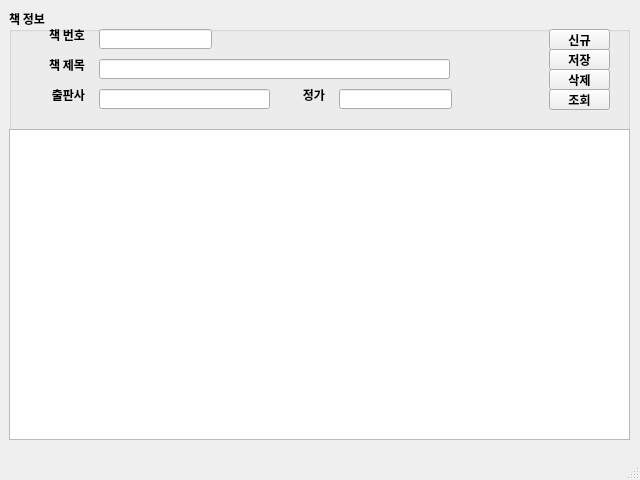
<?xml version="1.0" encoding="UTF-8"?>
<ui version="4.0">
 <class>MainWindow</class>
 <widget class="QMainWindow" name="MainWindow">
  <property name="geometry">
   <rect>
    <x>0</x>
    <y>0</y>
    <width>640</width>
    <height>480</height>
   </rect>
  </property>
  <property name="font">
   <font>
    <family>나눔고딕</family>
    <weight>75</weight>
    <bold>true</bold>
   </font>
  </property>
  <property name="windowTitle">
   <string>마당 도서관리 V1.0</string>
  </property>
  <property name="inputMethodHints">
   <set>Qt::ImhFormattedNumbersOnly</set>
  </property>
  <widget class="QWidget" name="centralwidget">
   <widget class="QGroupBox" name="groupBox">
    <property name="geometry">
     <rect>
      <x>9</x>
      <y>9</y>
      <width>621</width>
      <height>431</height>
     </rect>
    </property>
    <property name="title">
     <string>책 정보</string>
    </property>
    <widget class="QTableWidget" name="tblBooks">
     <property name="geometry">
      <rect>
       <x>0</x>
       <y>120</y>
       <width>621</width>
       <height>311</height>
      </rect>
     </property>
    </widget>
    <widget class="QLabel" name="label">
     <property name="geometry">
      <rect>
       <x>20</x>
       <y>20</y>
       <width>56</width>
       <height>12</height>
      </rect>
     </property>
     <property name="text">
      <string>책 번호</string>
     </property>
     <property name="alignment">
      <set>Qt::AlignRight|Qt::AlignTrailing|Qt::AlignVCenter</set>
     </property>
    </widget>
    <widget class="QLabel" name="label_2">
     <property name="geometry">
      <rect>
       <x>20</x>
       <y>50</y>
       <width>56</width>
       <height>12</height>
      </rect>
     </property>
     <property name="text">
      <string>책 제목</string>
     </property>
     <property name="alignment">
      <set>Qt::AlignRight|Qt::AlignTrailing|Qt::AlignVCenter</set>
     </property>
    </widget>
    <widget class="QLineEdit" name="txtBookid">
     <property name="geometry">
      <rect>
       <x>90</x>
       <y>20</y>
       <width>113</width>
       <height>20</height>
      </rect>
     </property>
    </widget>
    <widget class="QLineEdit" name="txtBookName">
     <property name="geometry">
      <rect>
       <x>90</x>
       <y>50</y>
       <width>351</width>
       <height>20</height>
      </rect>
     </property>
    </widget>
    <widget class="QPushButton" name="btnNew">
     <property name="geometry">
      <rect>
       <x>540</x>
       <y>20</y>
       <width>61</width>
       <height>21</height>
      </rect>
     </property>
     <property name="text">
      <string>신규</string>
     </property>
    </widget>
    <widget class="QPushButton" name="btnSave">
     <property name="geometry">
      <rect>
       <x>540</x>
       <y>40</y>
       <width>61</width>
       <height>21</height>
      </rect>
     </property>
     <property name="text">
      <string>저장</string>
     </property>
    </widget>
    <widget class="QPushButton" name="btnReload">
     <property name="geometry">
      <rect>
       <x>540</x>
       <y>80</y>
       <width>61</width>
       <height>21</height>
      </rect>
     </property>
     <property name="text">
      <string>조회</string>
     </property>
    </widget>
    <widget class="QPushButton" name="btnDel">
     <property name="geometry">
      <rect>
       <x>540</x>
       <y>60</y>
       <width>61</width>
       <height>21</height>
      </rect>
     </property>
     <property name="text">
      <string>삭제</string>
     </property>
    </widget>
    <widget class="QLineEdit" name="txtPrice">
     <property name="geometry">
      <rect>
       <x>330</x>
       <y>80</y>
       <width>113</width>
       <height>20</height>
      </rect>
     </property>
    </widget>
    <widget class="QLabel" name="label_5">
     <property name="geometry">
      <rect>
       <x>260</x>
       <y>80</y>
       <width>56</width>
       <height>12</height>
      </rect>
     </property>
     <property name="text">
      <string>정가</string>
     </property>
     <property name="alignment">
      <set>Qt::AlignRight|Qt::AlignTrailing|Qt::AlignVCenter</set>
     </property>
    </widget>
    <widget class="QLineEdit" name="txtPublisher">
     <property name="geometry">
      <rect>
       <x>90</x>
       <y>80</y>
       <width>171</width>
       <height>20</height>
      </rect>
     </property>
    </widget>
    <widget class="QLabel" name="label_6">
     <property name="geometry">
      <rect>
       <x>20</x>
       <y>80</y>
       <width>56</width>
       <height>12</height>
      </rect>
     </property>
     <property name="text">
      <string>출판사</string>
     </property>
     <property name="alignment">
      <set>Qt::AlignRight|Qt::AlignTrailing|Qt::AlignVCenter</set>
     </property>
    </widget>
   </widget>
  </widget>
  <widget class="QMenuBar" name="menubar">
   <property name="geometry">
    <rect>
     <x>0</x>
     <y>0</y>
     <width>640</width>
     <height>21</height>
    </rect>
   </property>
  </widget>
  <widget class="QStatusBar" name="statusbar"/>
 </widget>
 <tabstops>
  <tabstop>txtBookid</tabstop>
  <tabstop>txtBookName</tabstop>
  <tabstop>txtPublisher</tabstop>
  <tabstop>txtPrice</tabstop>
  <tabstop>btnNew</tabstop>
  <tabstop>btnSave</tabstop>
  <tabstop>btnDel</tabstop>
  <tabstop>btnReload</tabstop>
  <tabstop>tblBooks</tabstop>
 </tabstops>
 <resources/>
 <connections/>
</ui>
